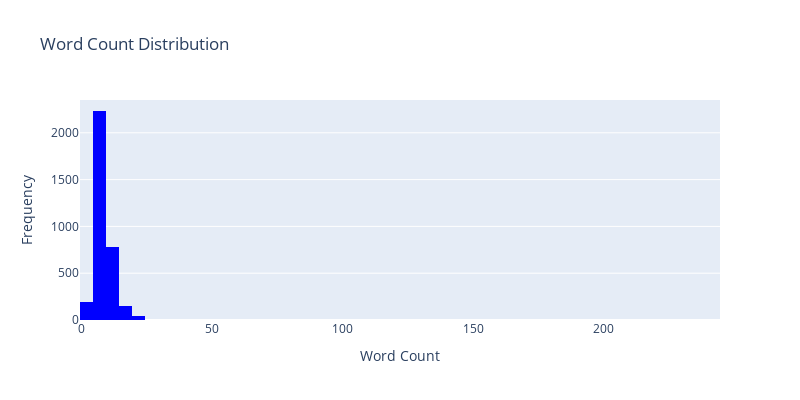

Write notebook code for a chart like this one.
### Code cell
df_val = process_text(df_val)
Plots.plot_count_words(df_val)

### Figure 1 — Plotly figure (JSON) as saved in the notebook; plotly's stock layout.template omitted (floating-point values rounded to 4 significant figures; data arrays with more than 128 entries replaced by an {"elided": "..."} marker saying what was removed)
{"data": [{"marker": {"color": "blue"}, "name": "Word Count", "nbinsx": 50, "type": "histogram", "x": {"elided": "3400 int values"}}], "layout": {"height": 400, "showlegend": false, "title": {"text": "Word Count Distribution"}, "width": 800, "xaxis": {"title": {"text": "Word Count"}}, "yaxis": {"title": {"text": "Frequency"}}}}
